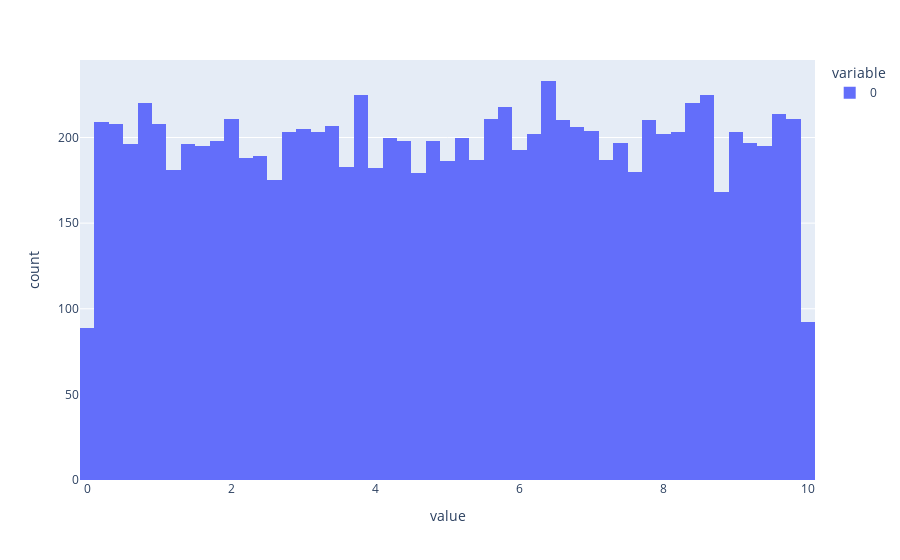

The cell this chart's notebook holds for it:
### Code cell
import plotly.express as px

px.histogram(uniform_values)

### Figure 1 — Plotly figure (JSON) as saved in the notebook; plotly's stock layout.template omitted (floating-point values rounded to 4 significant figures; data arrays with more than 128 entries replaced by an {"elided": "..."} marker saying what was removed)
{"data": [{"bingroup": "x", "hovertemplate": "variable=0<br>value=%{x}<br>count=%{y}<extra></extra>", "legendgroup": "0", "marker": {"color": "#636efa", "pattern": {"shape": ""}}, "name": "0", "orientation": "v", "showlegend": true, "type": "histogram", "x": {"elided": "10000 float values"}, "xaxis": "x", "yaxis": "y"}], "layout": {"barmode": "relative", "legend": {"title": {"text": "variable"}, "tracegroupgap": 0}, "margin": {"t": 60}, "xaxis": {"anchor": "y", "domain": [0, 1], "title": {"text": "value"}}, "yaxis": {"anchor": "x", "domain": [0, 1], "title": {"text": "count"}}}}
